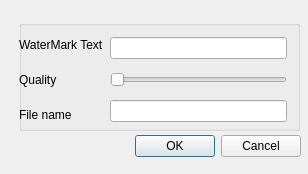
<?xml version="1.0" encoding="UTF-8"?>
<ui version="4.0">
 <class>optDialog</class>
 <widget class="QDialog" name="optDialog">
  <property name="geometry">
   <rect>
    <x>0</x>
    <y>0</y>
    <width>308</width>
    <height>174</height>
   </rect>
  </property>
  <property name="windowTitle">
   <string>Options</string>
  </property>
  <widget class="QDialogButtonBox" name="buttonBox">
   <property name="geometry">
    <rect>
     <x>0</x>
     <y>130</y>
     <width>301</width>
     <height>32</height>
    </rect>
   </property>
   <property name="orientation">
    <enum>Qt::Horizontal</enum>
   </property>
   <property name="standardButtons">
    <set>QDialogButtonBox::Cancel|QDialogButtonBox::Ok</set>
   </property>
  </widget>
  <widget class="QGroupBox" name="groupBox">
   <property name="geometry">
    <rect>
     <x>19</x>
     <y>20</y>
     <width>281</width>
     <height>111</height>
    </rect>
   </property>
   <property name="title">
    <string/>
   </property>
   <widget class="QWidget" name="">
    <property name="geometry">
     <rect>
      <x>0</x>
      <y>10</y>
      <width>268</width>
      <height>99</height>
     </rect>
    </property>
    <layout class="QHBoxLayout" name="horizontalLayout">
     <item>
      <layout class="QVBoxLayout" name="verticalLayout">
       <item>
        <widget class="QLabel" name="label">
         <property name="text">
          <string>WaterMark Text</string>
         </property>
        </widget>
       </item>
       <item>
        <widget class="QLabel" name="label_2">
         <property name="text">
          <string>Quality</string>
         </property>
        </widget>
       </item>
       <item>
        <widget class="QLabel" name="label_3">
         <property name="text">
          <string>File name</string>
         </property>
        </widget>
       </item>
      </layout>
     </item>
     <item>
      <layout class="QVBoxLayout" name="verticalLayout_2">
       <item>
        <widget class="QLineEdit" name="lineEdit"/>
       </item>
       <item>
        <widget class="QSlider" name="horizontalSlider">
         <property name="orientation">
          <enum>Qt::Horizontal</enum>
         </property>
        </widget>
       </item>
       <item>
        <widget class="QLineEdit" name="lineEdit_2"/>
       </item>
      </layout>
     </item>
    </layout>
   </widget>
  </widget>
 </widget>
 <resources/>
 <connections>
  <connection>
   <sender>buttonBox</sender>
   <signal>accepted()</signal>
   <receiver>optDialog</receiver>
   <slot>accept()</slot>
   <hints>
    <hint type="sourcelabel">
     <x>248</x>
     <y>254</y>
    </hint>
    <hint type="destinationlabel">
     <x>157</x>
     <y>274</y>
    </hint>
   </hints>
  </connection>
  <connection>
   <sender>buttonBox</sender>
   <signal>rejected()</signal>
   <receiver>optDialog</receiver>
   <slot>reject()</slot>
   <hints>
    <hint type="sourcelabel">
     <x>316</x>
     <y>260</y>
    </hint>
    <hint type="destinationlabel">
     <x>286</x>
     <y>274</y>
    </hint>
   </hints>
  </connection>
 </connections>
</ui>
